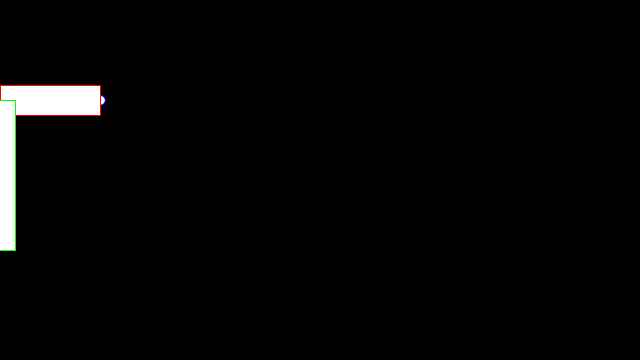
Frame 1 (no input)
Frame 60 (the mouse pressed at the canvas centre just before this capture): identical to frame 1, image omitted
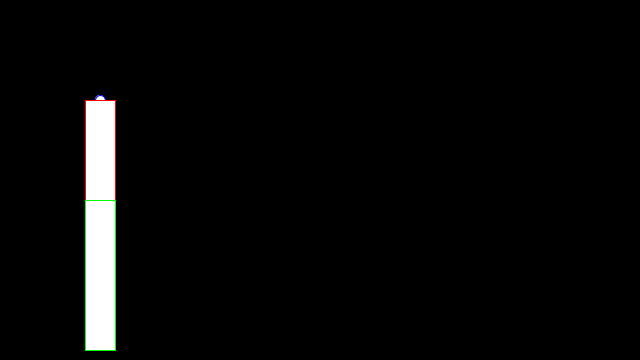
Frame 120 (the mouse held since frame 60 and released just before this capture)

The Processing sketch that drew these frames (run headless with seeded random() and noise(); from frame 60 on, the mouse is pressed at the canvas centre):

// Processing sketch: c6_arm
// ── c6_arm.pde
float x, y;
float angle1 = 0.0;
float angle2 = 0.0;
float segLength = 100;

float wLeftHand = 30; float hLeftHand = 100;
float wLeftForearm = 30; float hLeftForearm = 150;

void setup() {
  size(640, 360);
  strokeWeight(1);
  stroke(255, 160);
  
  x = 100;
  y = 100;
}

void draw() {
  background(0);
  
  angle1 = (mouseX/float(width) - 0.5) * -PI;
  angle2 = (mouseY/float(height) - 0.5) * PI;
  //angle1 = radians(50*-1);
  //angle2 = radians(30*-1);
  println(angle1);
  
  rectMode(CENTER);
  
  stroke(0, 0, 255); 
  ellipse(x, y, 10, 10); 
  drawHand();
}

void drawHand()
{
  rectMode(CORNER); 
  pushMatrix();
  // upper
  translate(x, y);
  rotate(angle1);
  stroke(255, 0, 0);
  //line(0, 0, segLength, 0);
  rect(-wLeftHand/2, 0, wLeftHand, hLeftHand);
  
  // lower
  translate(0, hLeftHand);
  rotate(angle2);
  stroke(0, 255, 0);
  //line(0, 0, segLength, 0);
  rect(-wLeftForearm/2, 0, wLeftForearm, hLeftForearm);
  popMatrix();
}
